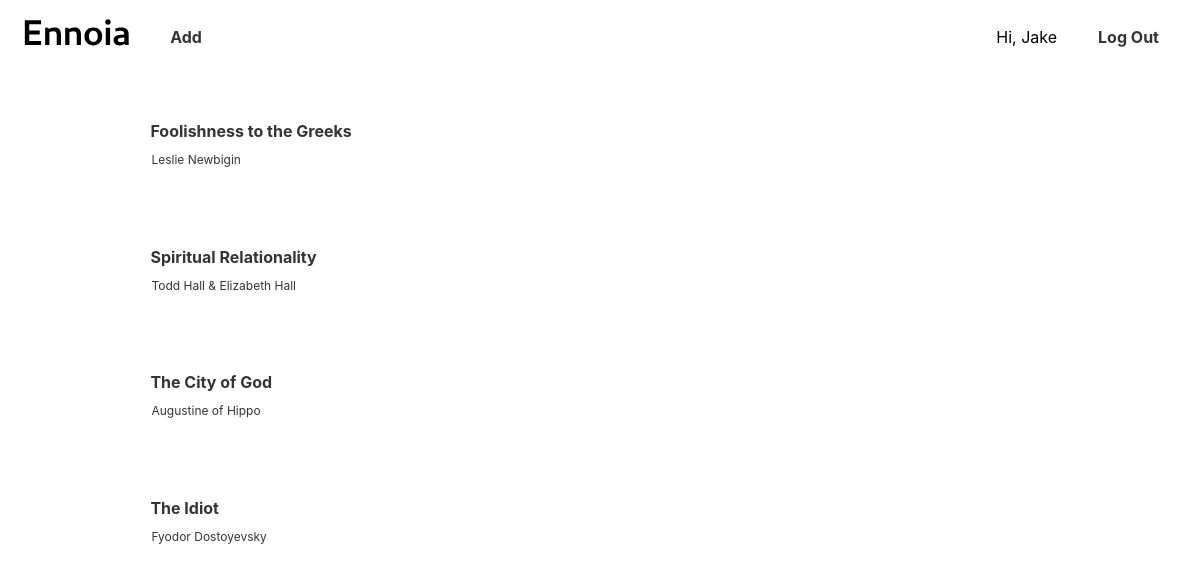
Page / (signed in) on the earlier database version.
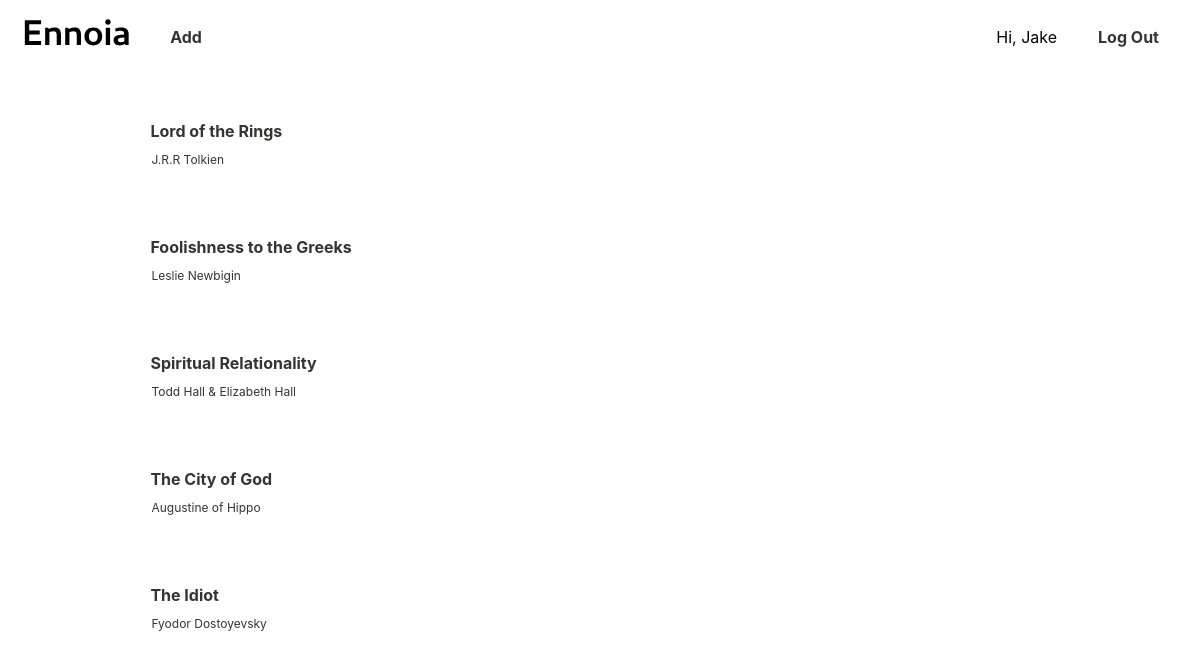
Same page on the later database version.
### tables this page shows
CREATE TABLE user (
    id INTEGER PRIMARY KEY AUTOINCREMENT,
    username TEXT UNIQUE NOT NULL,
    password TEXT NOT NULL
);

CREATE TABLE book (
        id INTEGER PRIMARY KEY AUTOINCREMENT,
        author TEXT NOT NULL,
        title TEXT NOT NULL,
        notes TEXT,
        added DATETIME DEFAULT CURRENT_TIMESTAMP
    , user_id INTEGER);

### bookshelf/books.py (the view)
@bp.route('/')
@login_required
def books():
   db = get_db()
   library = db.execute(
     'SELECT * FROM book WHERE user_id = ? ORDER BY id DESC',
     (g.user['id'],)
   ).fetchall()
   return render_template('library/index.html', list=library)

### bookshelf/auth.py (called while the page is built)
def login_required(view):
    @wraps(view)
    def wrapped_view(**kwargs):
        if g.user is None:
            return redirect(url_for('auth.login'))
        return view(**kwargs)
    return wrapped_view

@bp.before_app_request
def load_user():
    user_id = session.get('user_id')
    if user_id is None:
        g.user = None
    else:
        g.user = (
            get_db().execute('SELECT * FROM user WHERE id = ?', (user_id,)).fetchone()
        )

### bookshelf/db.py (called while the page is built)
def get_db():
    if 'db' not in g:
        g.db = sqlite3.connect(
            current_app.config['DATABASE'],
            detect_types=sqlite3.PARSE_DECLTYPES
        )
        g.db.row_factory = sqlite3.Row
    return g.db

### bookshelf/templates/library/index.html (shortened to what this page needs)
{% extends 'base.html' %}
{%block menu%}
      {% if g.user %}
         <p><a href='{{ url_for('books.add') }}' class='add-button'>Add</a></p>
         <div class='user-name'>
            <p>Hi, {{g.user['username']}}</p>
         </div>
         <p><a href='{{ url_for('auth.logout') }}' class='logout-button'>Log Out</a></p>
      {% endif %}
{% endblock %}
{% block content %}
   <div class='index-container'>
      {% for book in list %}
         <article>
               <a href='{{ url_for('books.view_book', id=book['id'], slug=book['title']) }}' class='book-card'>
                  <p class='book-card-title'>{{ book['title'] }}</p>
                  <p class='book-card-author'>{{ book['author'] }}</p>
               </a>
         </article>
      {% endfor %}
   </div>
{% endblock %}

### bookshelf/templates/base.html (shortened to what this page needs)
<!DOCTYPE html>
<html>
   <head>
      <link rel='stylesheet' href='{{ url_for('static', filename='styles.css') }}'>
   </head>
   {% if not is_login and not is_create %}
      <nav>
         <a href='{{ url_for('books.books') }}' class='logo'>
            <img src='{{ url_for('static', filename='Ennoia.svg') }}' alt='Ennoia logo'>
         </a>
         {% block menu %}
         {% endblock %}
      </nav>
   {% endif %}
   <body>
      <div class ='app-container'>
         <main>
            {% block content %}
            {% endblock %}
         </main>
      </div>
   </body>
</html>

### bookshelf/static/styles.css (style rules this page uses)
html { font-family: -apple-system, BlinkMacSystemFont, 'Segoe UI', Roboto, Oxygen, Ubuntu, Cantarell, 'Open Sans', 'Helvetica Neue', sans-serif;; }
.app-container { display: flex; flex-direction: row; min-height: 550px; }
main { display: flex; width: 100%; }
article { flex: 1; }
nav { display: flex; }
.logo { display: flex; align-items: center; align-content: center; justify-content: center; align-self: center; margin-bottom: .5em; margin-left: 1em; }
.user-name { margin-left: auto; margin-right: .5em; display: flex; align-items: center; align-content: center; justify-content: center; align-self: center; }
.add-button { display: flex; align-items: center; align-content: center; justify-content: center; align-self: center; margin-left: 1.5em; border-radius: 5px; width: 66px; height: 25px; text-align: center; font-size: 12pt; font-weight: bold; text-decoration: none; color: #333533; }
.logout-button { margin-left: .5em; margin-right: 1em; display: flex; align-items: center; align-content: center; justify-content: center; align-self: center; margin-left: 1em; border-radius: 5px; width: 95px; height: 25px; text-align: center; font-size: 12pt; font-weight: bold; text-decoration: none; color: #333533; }
.index-container { display: grid; grid-template-rows: repeat(auto-fill, minmax(100px, 1fr)); grid-gap: 1em; width: 80%; max-width: 1200px; padding: 1em; margin: 1em auto; justify-content: left; }
.book-card { display: flex; flex-direction: column; border-radius: 5px; margin: 1em; text-decoration: none; color: #333533; }
.book-card-title { font-size: 12pt; font-weight: bold; margin: .5em; text-align: left; }
.book-card-author { font-size: 9pt; font-weight: normal; margin: .75em; text-align: left; margin-top: .25em; }

Differences in the rows shown:
added book: title "Lord of the Rings", author "J.R.R Tolkien"
